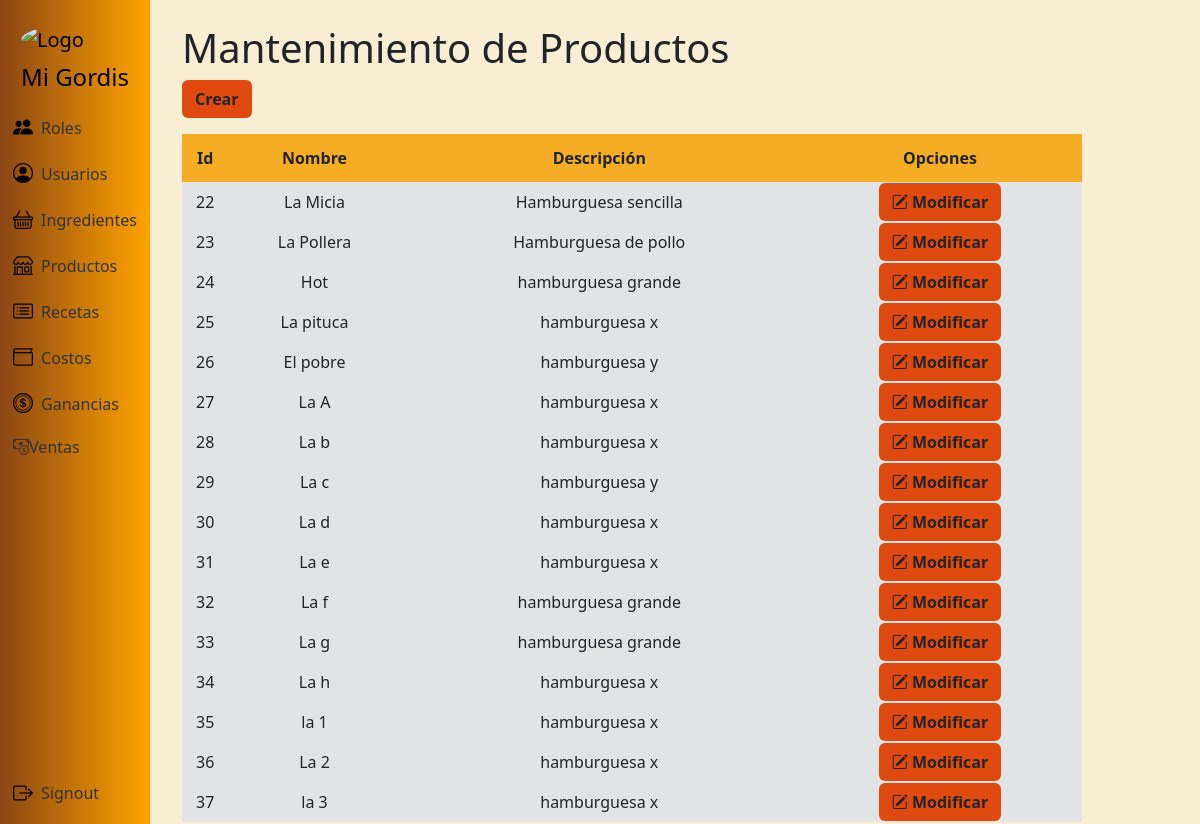
Page /productos/ (signed in) on the committed database.
### app/models.py (models this page shows, shortened)
class Producto(models.Model):
    id_producto = models.AutoField(primary_key=True)
    nombre_producto = models.CharField(max_length=100)
    descripcion = models.TextField(blank=True, null=True)

### app/views.py (the view)
# urls.py: path("productos/", views.productos, name="productos"),
@login_required
@admin_required
def productos(request):
    productos = Producto.objects.all()
    contexto = {"productos": productos}
    return render(request, "producto/producto.html", contexto)

### app/models.py (called while the page is built)
    @property
    def is_rol_admin(self):
        return self.rol.is_admin if self.rol else False

### app/templates/producto/producto.html
{% extends 'layouts/base.html' %}
{% block content %}
<h1>Mantenimiento de Productos</h1>
<a class="btn btn-color fw-bold mb-3" href="{% url 'producto_crear' %}" role="button">Crear</a>
<table class="tb">
  <thead class="encabezado-tabla fw-bold">
    <tr>
      <td scope="col">Id</td>
      <td scope="col">Nombre</td>
      <td scope="col">Descripción</td>
      <th colspan="2">Opciones</th>
    </tr>
  </thead>
  <tbody class="bg-secondary-subtle">
    {% for producto in productos %}
    <tr>
        <td>{{ producto.id_producto }}</td>
        <td>{{ producto.nombre_producto }}</td>
        <td>{{ producto.descripcion }}</td>
        <td><a class="btn btn-color btn-m fw-bold" href="{% url 'producto_modificar' producto.id_producto %}" role="button">
          <i class="bi bi-pencil-square"></i>
          Modificar
        </a></td>
    </tr>
    {% endfor %}
  </tbody>
</table>
{% endblock %}

### app/static/css/styles.css (style rules this page uses)
.tb { width: 900px; text-align: center; }
.encabezado-tabla { background-color: #f5ad25; height: 3em; }
.btn-color { background-color: #df4a10; color: #242424; }

### app/templates/layouts/base.html (style rules this page uses)
html, body { height: 100%; margin: 0; padding: 0; }
body { background-color: #f8eed4; background-size: cover; background-repeat: no-repeat; background-position: center; background-attachment: fixed; padding-left: 170px; }

### rows in the picture
Producto: id_producto "22", nombre_producto "La Micia", descripcion "Hamburguesa sencilla"
Producto: id_producto "23", nombre_producto "La Pollera", descripcion "Hamburguesa de pollo"
Producto: id_producto "24", nombre_producto "Hot", descripcion "hamburguesa grande"
Producto: id_producto "25", nombre_producto "La pituca", descripcion "hamburguesa x"
Producto: id_producto "26", nombre_producto "El pobre", descripcion "hamburguesa y"
Producto: id_producto "27", nombre_producto "La A", descripcion "hamburguesa x"
Producto: id_producto "28", nombre_producto "La b", descripcion "hamburguesa x"
Producto: id_producto "29", nombre_producto "La c", descripcion "hamburguesa y"
Producto: id_producto "30", nombre_producto "La d", descripcion "hamburguesa x"
Producto: id_producto "31", nombre_producto "La e", descripcion "hamburguesa x"
Producto: id_producto "32", nombre_producto "La f", descripcion "hamburguesa grande"
Producto: id_producto "33", nombre_producto "La g", descripcion "hamburguesa grande"
Producto: id_producto "34", nombre_producto "La h", descripcion "hamburguesa x"
Producto: id_producto "35", nombre_producto "la 1", descripcion "hamburguesa x"
Producto: id_producto "36", nombre_producto "La 2", descripcion "hamburguesa x"
Producto: id_producto "37", nombre_producto "la 3", descripcion "hamburguesa x"
